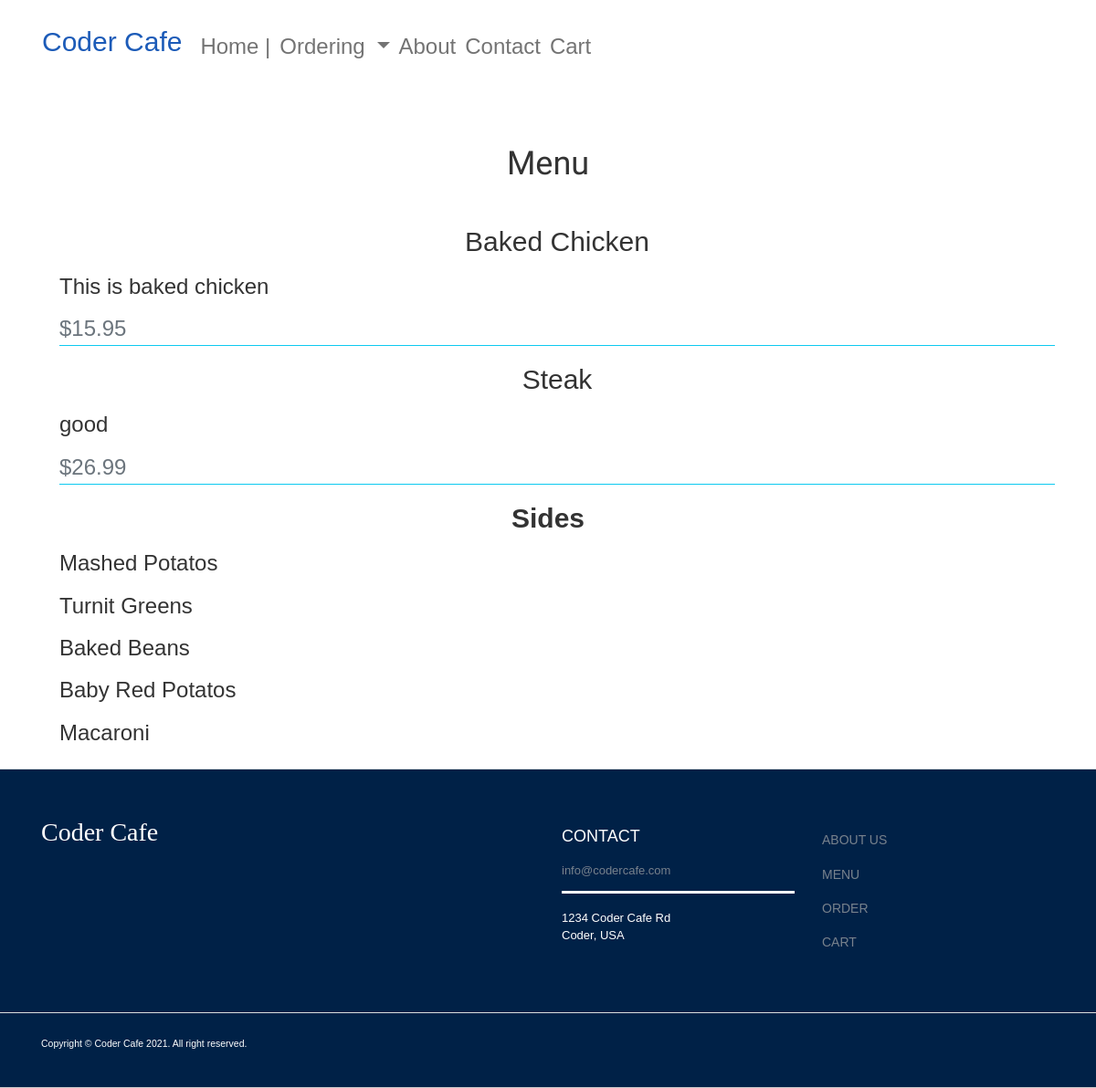
The app's page /menu/, older data.
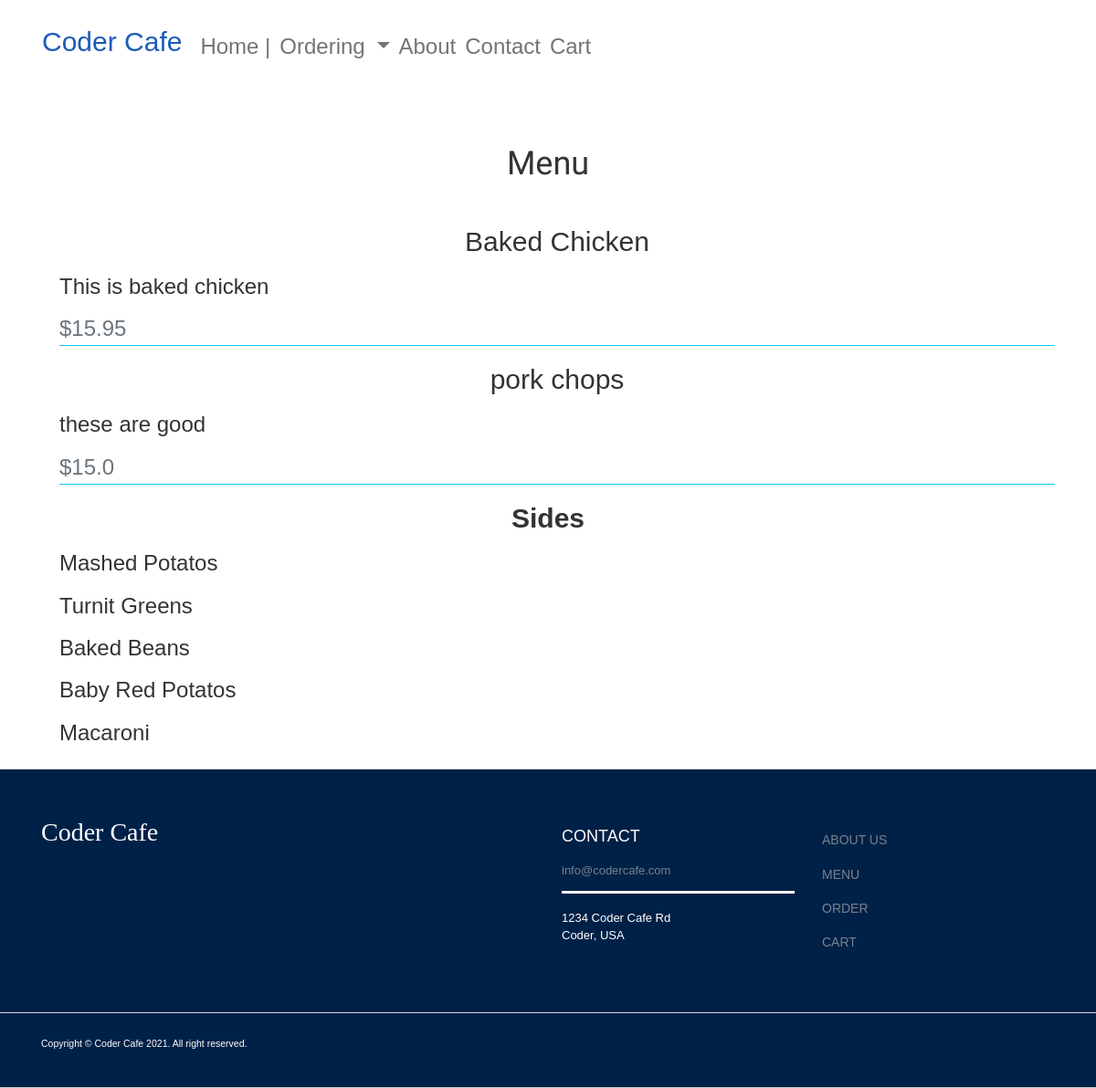
The same page, newer data.
### pages/models.py (models this page shows, shortened)
class Menu_Item(models.Model):
    name = models.CharField(max_length=200)
    description = models.TextField()
    price = models.FloatField()

### pages/views.py (the view)
# urls.py: path('menu/', views.menu, name='menu'),
def menu(request):
    if request.method == 'POST':
        name = request.POST.get('name')
        description = request.POST.get('description')
        price = request.POST.get('price')
        menu_data = Menu_Item(name=name, description=description,price=price)
        menu_data.save()
        menu = Menu_Item.objects.all()
        return render(request, "editmenu.html")
    else:
         menu = Menu_Item.objects.all()
         return render(request, "menu.html", {'menu': menu})
    menu = Menu_Item.objects.all()
    return render(request, "menu.html", {'menu': menu} )

### pages/templates/menu.html
{% extends 'base.html' %}
{% block content %}
    <div class="container">
        <h1 class="text-center page-title">Menu</h1>
            {% for item in menu %}
                <ul>
                    <li>
                        <div class="border-bottom border-info">
                            <h2 class="card-title text-center pl-3">{{item.name}}</h2>
                            <h3 class="menu-card-text">{{item.description}}</h3>
                            <h3 class="menu-card-subtitle mb-2 text-muted ">${{item.price}}</h3>
                        </div>
                    </li>
                </ul>
            {% endfor %}
            <div>
                <h2 class="text-center"><strong>Sides</strong></h2>
                <ul>
                    <li>
                        <div>
                            <h3>Mashed Potatos</h3>
                            <h3>Turnit Greens</h3>
                            <h3>Baked Beans</h3>
                            <h3>Baby Red Potatos</h3>
                            <h3>Macaroni</h3>
                        </div>
                    </li>
                </ul>
            </div>
    </div>
{% endblock %}

Row changes from the older to the newer data that the page shows:
removed Menu_Item: name "Steak", description "good", price "26.99"
added Menu_Item: name "pork chops", description "these are good", price "15.0"
